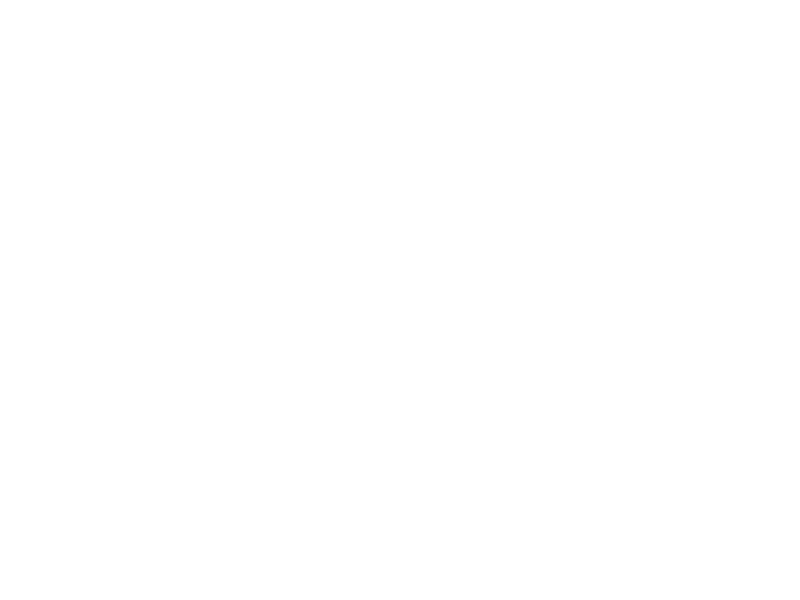
Frame 1 (no input)
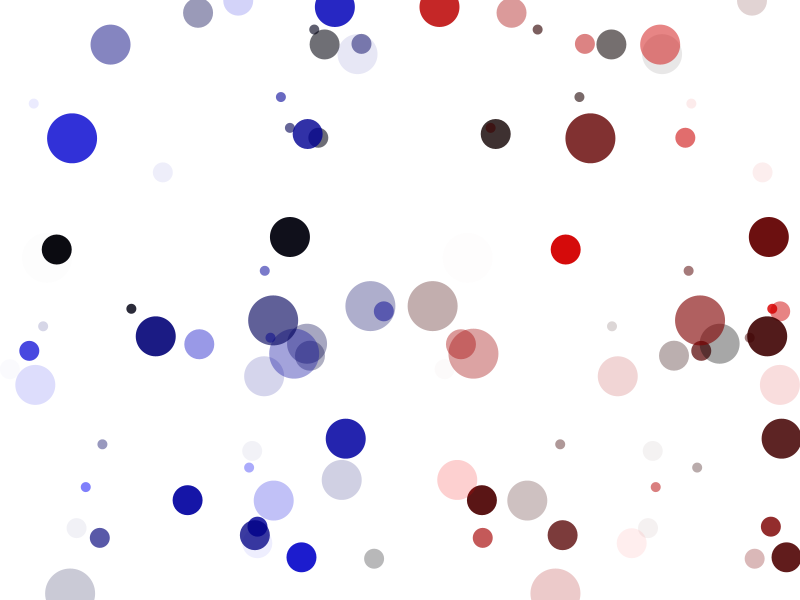
Frame 60 (the mouse pressed at the canvas centre just before this capture)
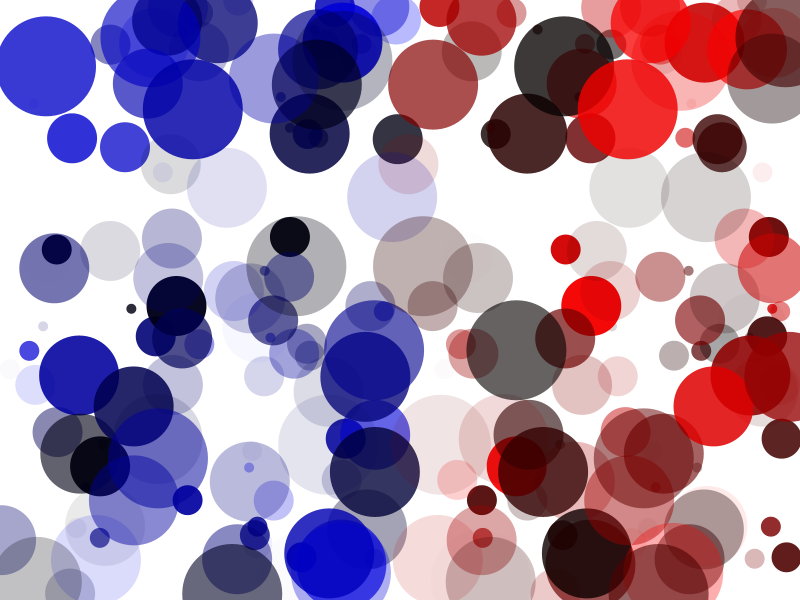
Frame 120 (the mouse held since frame 60 and released just before this capture)

The Processing sketch that drew these frames (run headless with seeded random() and noise(); from frame 60 on, the mouse is pressed at the canvas centre):

// Processing sketch: processing_159754
// ── processing_159754.pde

float b;float a;
float diam;
float x;float y;
float x2;float y2;
float r2;
int count;
int state;

void setup() {
  size(800,600);
  background(255);
  smooth();
  noStroke();
}

void draw() {
  b = random(255);
  a = random(255);
  x = random(width/2);
  y = random(height);
  r2 = random(255);
  x2 = random(width/2)+(width/2);
count++;
if(count > 10){
  count = 0;
  state++;
  if(state > 20){
    state = 0;
    background(255);
  }
}
diam = state *10;
  fill(0,0,b,a);
  ellipse(x,y,diam,diam);
  fill(r2,0,0,a);
  ellipse(x2,y,diam,diam);
}
